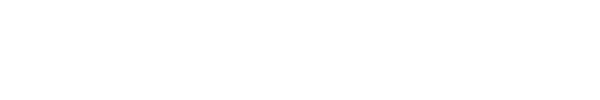
Frame 1 (no input)
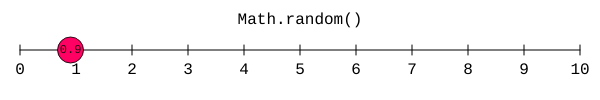
Frame 60 (no input)
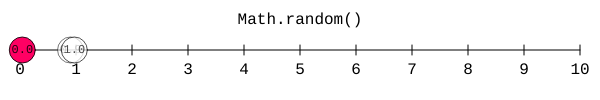
Frame 120 (the mouse pressed at the canvas centre since frame 60)

The p5.js sketch that drew these frames (run headless with seeded random() and noise() and a simulated clock; from frame 60 on, the mouse is pressed at the canvas centre):

// p5.js sketch
// ── sketch.js
function setup() {
  createCanvas(600, 100);
  // equation = createP();
  // equation.style("font-family:monospace;font-size:18pt")
  multP = createP("Multiply")
  multP.style("margin","0px")
  slider = createSlider(1,9,1);
  plusP = createP("Add")
  plusP.style("margin","0px")
  plus = createSlider(0,6,0,1);
  
  cast = createCheckbox("(int)");
  
  plus.style("display:block")
  ;
  lowX = 20;
  highX = width-20;
  list = [];
  
  // frameRate(60)
  
  createP("Hold SPACE for super fast")
}

function draw() {
  if(frameCount%40 != 0 && !keyIsDown(32))
    return;
  background(255);
  fill(0);
  textSize(16)
  textAlign(CENTER,CENTER);
  textFont("monospace")
  
  let times = slider.value()>1?"*"+slider.value():"";
  let plusStr = plus.value()>0?" + "+plus.value():"";
  let mess = cast.checked()?"(int)(Math.random()"+times+")"+plusStr:"Math.random()"+times+plusStr;
  text(mess,width/2,20);
 // equation.html(mess)
  
  var x = Math.random()*slider.value()+plus.value();
//  x = map(x,0,100,lowX,highX)
  
  if( cast.checked())
    x = int(x)

    list.push({x:map(x,0,10,lowX,highX),num:x});
  
  drawNumberLine();
  rectMode(CENTER);
  textSize(12);
  list.forEach((x,i)=>{
  let alph = 255+40*(i-list.length);
    
  // let alph = 255+15*(i-list.length);
    noStroke();
    fill(0,alph)
 // circle(x.x,height/2,15);
    if(i == list.length-1)
    fill(255,0,99)
    else
    fill(255,alph)
    stroke(0,alph)
   // rect(x.x,height/2,26,15)
    circle(x.x,height/2,26);
    fill(0,alph);
    noStroke();
    if( cast.checked())
      text(nf(x.num,0,0),x.x,height/2);
    else      
      text(nf(x.num,0,1),x.x,height/2);
    
    
    if(list.length>15){
      list.splice(0,1);
      
    }
    
  })
  
  
}

function drawNumberLine(){
  stroke(0);
  
  line(lowX,height/2,highX,height/2);
  
  
  for(let i = 0; i<=10;i++){
    let x = map(i,0,10,lowX,highX)
    textSize(16)
    stroke(0)
    line(x,height/2-5,x,height/2+5)
    noStroke();
    text(i,x,height/2+20)
  }
  
}
// ── style.css
html, body {
  margin: 0;
  padding: 0;
}
canvas {
  display: block;
}
label,p{
  font-family:monospace;
}
